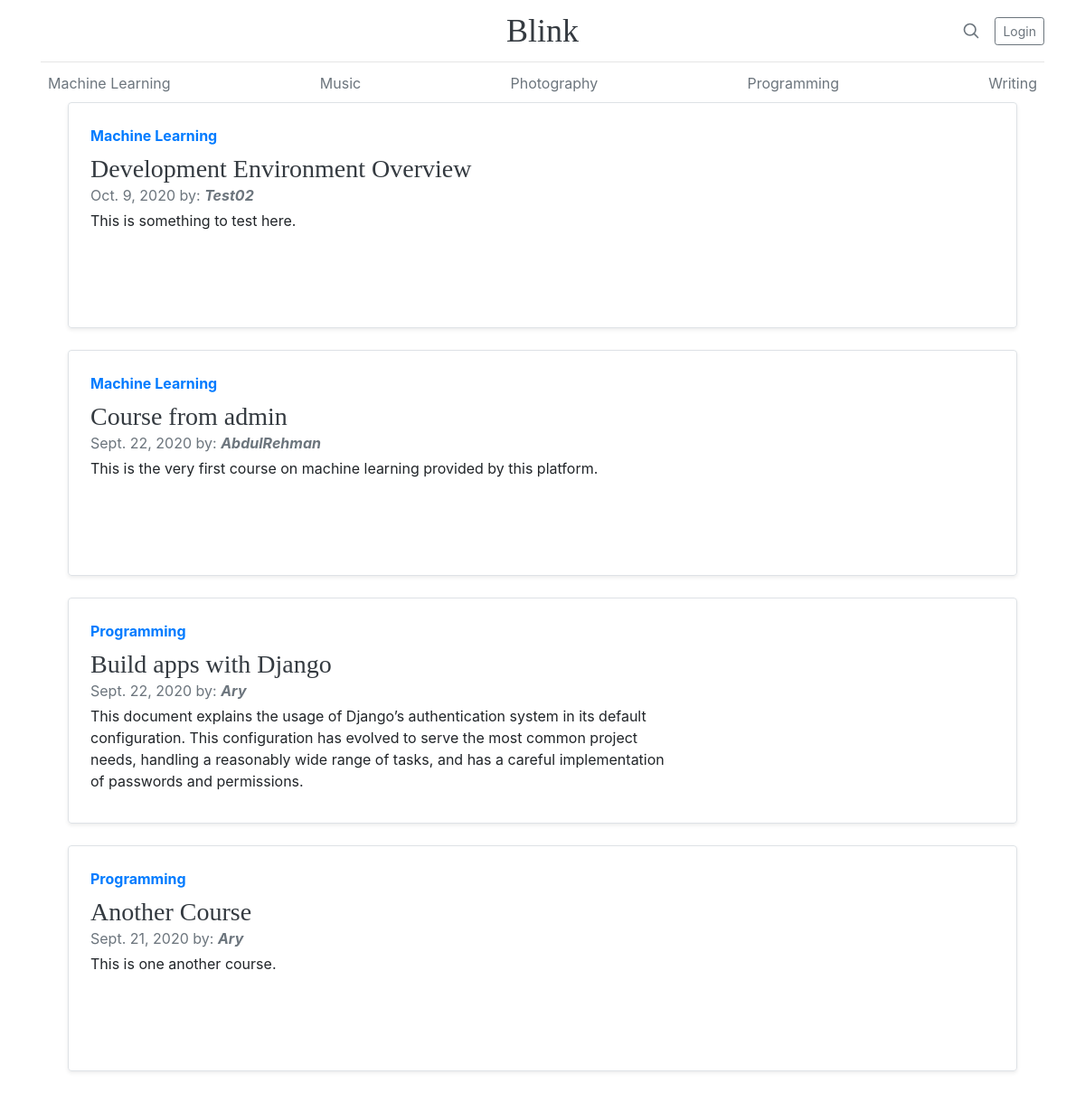
Before: / with the older database file.
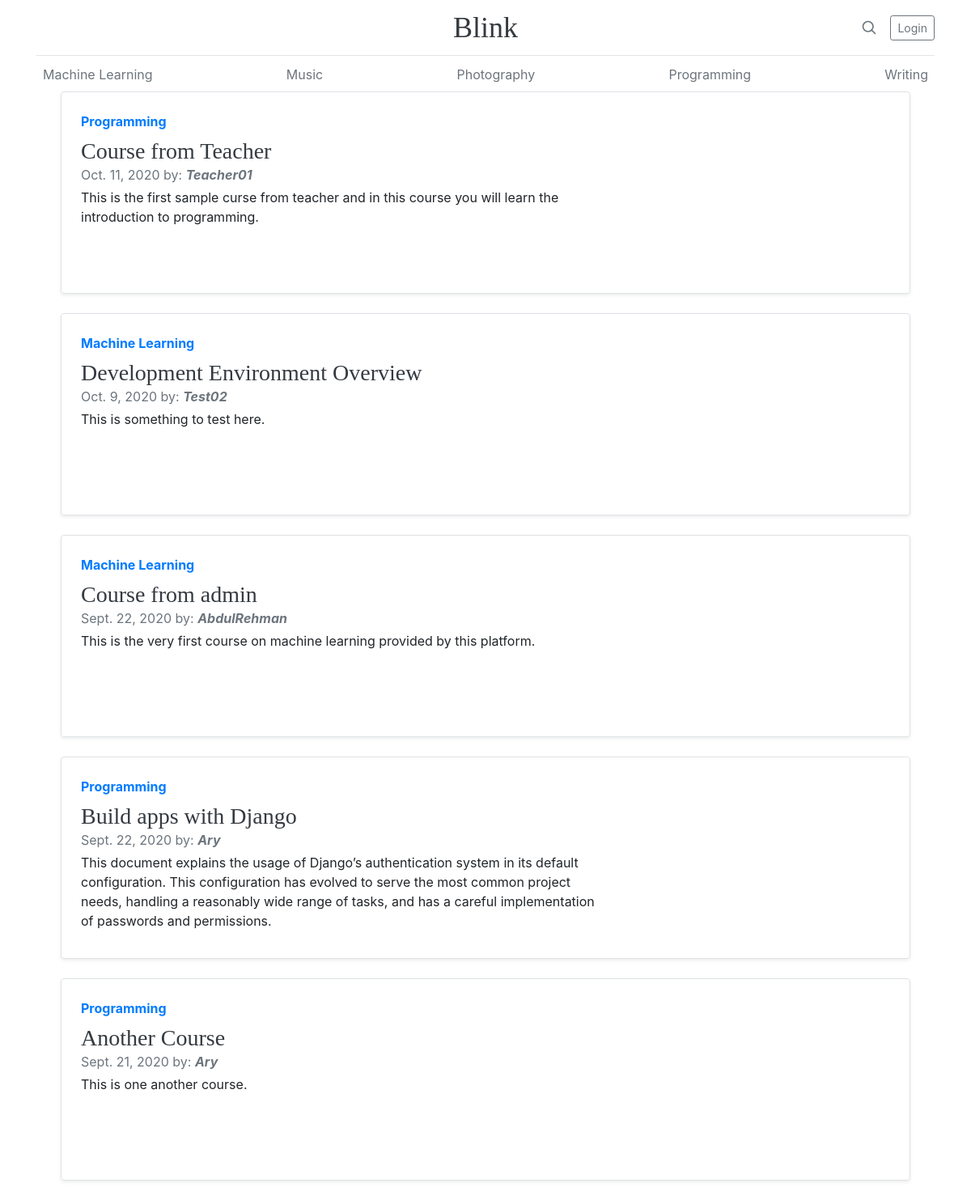
After: the same page with the newer database file.
### courses/models.py (models this page shows, shortened)
class Subject(models.Model):
    title = models.CharField(max_length=200)
    slug = models.SlugField(max_length=200, unique=True)
    class Meta:
        ordering = ('title',)
    def __str__(self):
        return self.title

class Course(models.Model):
    owner = models.ForeignKey(Account,
                              related_name='courses_created',
                              on_delete=models.CASCADE)
    subject = models.ForeignKey(Subject,
                                related_name='courses',
                                on_delete=models.CASCADE)
    title = models.CharField(max_length=200)
    slug = models.SlugField(max_length=200, unique=True)
    overview = models.TextField()
    created = models.DateTimeField(auto_now_add=True)
    students = models.ManyToManyField(Account,
                                      related_name='courses_joined',
                                      blank=True)
    course_image = models.ImageField(upload_to='images')
    class Meta:
        ordering = ['-created']

### users/models.py (models this page shows, shortened)
class Account(AbstractBaseUser, PermissionsMixin):
    email = models.EmailField(verbose_name='email', max_length=60, unique=True)
    fullname = models.CharField(max_length=30, unique=True)
    is_instructor = models.BooleanField(default=False)
    date_join = models.DateTimeField(verbose_name='date joined', auto_now_add=True)
    last_login = models.DateTimeField(verbose_name='last login', auto_now_add=True)
    is_admin = models.BooleanField(default=False)
    is_active = models.BooleanField(default=False)
    is_staff = models.BooleanField(default=False)
    is_superuser = models.BooleanField(default=False)
    USERNAME_FIELD = 'email'
    REQUIRED_FIELDS = ['fullname']
    objects = MyAccountManager()

### users/views.py (the view)
# urls.py: path('', home, name='home'),
def home(request):
    courses = Course.objects.all()
    subjects = Subject.objects.all()
    context = {'courses': courses, 'subjects': subjects}
    return render(request, 'base.html', context)

### templates/base.html (shortened to what this page needs)
{% load static %}
<!doctype html>
<html lang="en">
<head>
    <link href="{% static 'css/bootstrap.min.css' %}" rel="stylesheet">
    <link href="{% static 'css/style.css' %}" rel="stylesheet">
</head>
<body>
<div class="container">
    <header class="blog-header py-3">
        <div class="row flex-nowrap justify-content-between align-items-center">
            <div class="col-4 pt-1">
            </div>
            <div class="col-4 text-center">
                <a class="blog-header-logo text-dark" href="{% url 'home' %}">Blink</a>
            </div>
            <div class="col-4 d-flex justify-content-end align-items-center">
                <a class="text-muted" href="#" aria-label="Search">
                    <svg xmlns="http://www.w3.org/2000/svg" width="20" height="20" fill="none" stroke="currentColor"
                         stroke-linecap="round" stroke-linejoin="round" stroke-width="2" class="mx-3" role="img"
                         viewBox="0 0 24 24" focusable="false"><title>Search</title>
                        <circle cx="10.5" cy="10.5" r="7.5"/>
                        <path d="M21 21l-5.2-5.2"/>
                    </svg>
                </a>
                {% if user.is_authenticated %}
                    <a class="btn btn-sm btn-outline-secondary" href="{% url 'users:logout' %}">Logout</a>
                {% else %}
                    <a class="btn btn-sm btn-outline-secondary" href="{% url 'users:login' %}">Login</a>
                {% endif %}
            </div>
        </div>
    </header>
    <div class="nav-scroller py-1">
        <nav class="nav d-flex justify-content-between">
            {% for sub in subjects %}
                <a class="p-2 text-muted" href="{% url 'courses:courses-by-subject' sub.slug %}">{{ sub.title }}</a>
            {% endfor %}
        </nav>
    </div>
    <div class="container">
        {% block content %}
        {% for course in courses %}
            <div class="col-md-12">
                <div class="row no-gutters border rounded overflow-hidden flex-md-row mb-4 shadow-sm h-md-250 position-relative">
                    <div class="col p-4 d-flex flex-column position-static">
                        <strong class="d-inline-block mb-2 text-primary">{{ course.subject }}</strong>
                        <a href="{% url 'courses:course-detail' course.slug %}" class="text-dark">
                            <h3 class="mb-0">{{ course.title }}</h3></a>
                        <div class="mb-1 text-muted">{{ course.created|date }} <span>by:</span>
                            <b><i>{{ course.owner.fullname }}</i></b></div>
                        <p class="card-text">{{ course.overview }}</p>
                    </div>
                    <div class="col-auto d-none d-lg-block">
                    </div>
                </div>
            </div>
        {% endfor %}
        </div>
        {% endblock %}
    </div>
</body>
</html>

### assets/css/style.css (style rules this page uses)
.blog-header { line-height: 1; border-bottom: 1px solid #e5e5e5; }
.blog-header-logo { font-family: "Playfair Display", Georgia, "Times New Roman", serif; font-size: 2.25rem; }
h1, h2, h3, h4, h5, h6 { font-family: "Playfair Display", Georgia, "Times New Roman", serif; }
.nav-scroller { position: relative; z-index: 2; height: 2.75rem; overflow-y: hidden; }
.nav-scroller .nav { display: -ms-flexbox; display: flex; -ms-flex-wrap: nowrap; flex-wrap: nowrap; padding-bottom: 1rem; margin-top: -1px; overflow-x: auto; text-align: center; white-space: nowrap; -webkit-overflow-scrolling: touch; }
@media (min-width: 768px) { .h-md-250 { height: 250px; } }

Changed rows visible on the page:
added Course: subject "Programming", title "Course from Teacher", created "Oct. 11, 2020", owner.fullname "Teacher01", overview "This is the first sample curse from teacher and in this course you will learn the introduction to programming."
